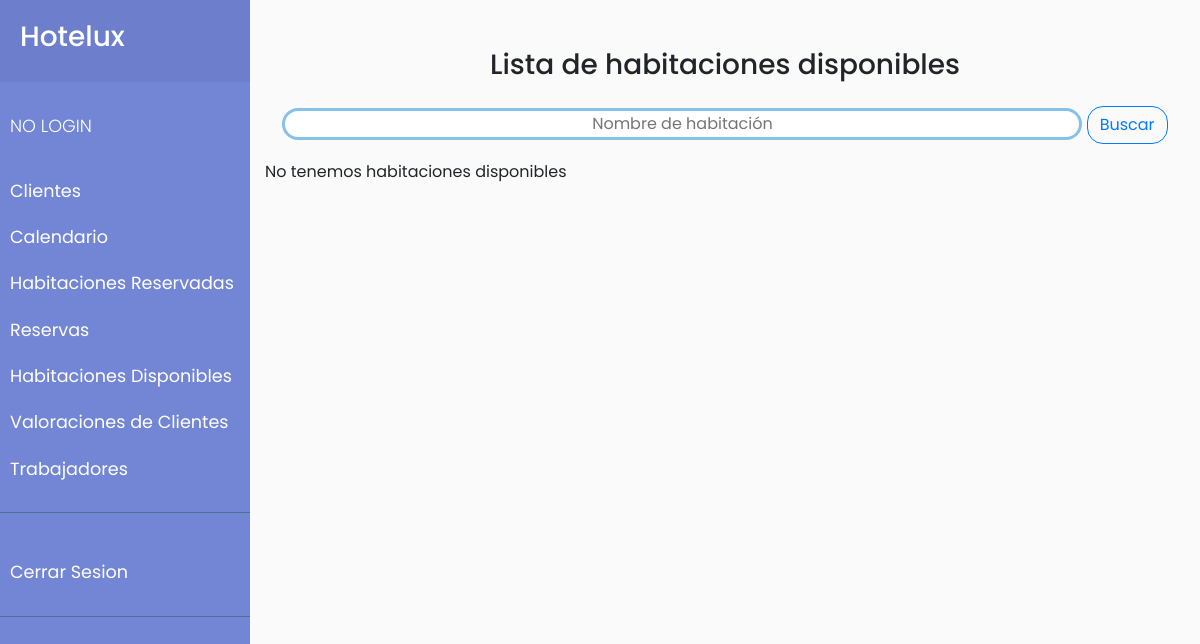
Before: /habitaciones_disponibles.php?busca=White Confort  with the older database file.
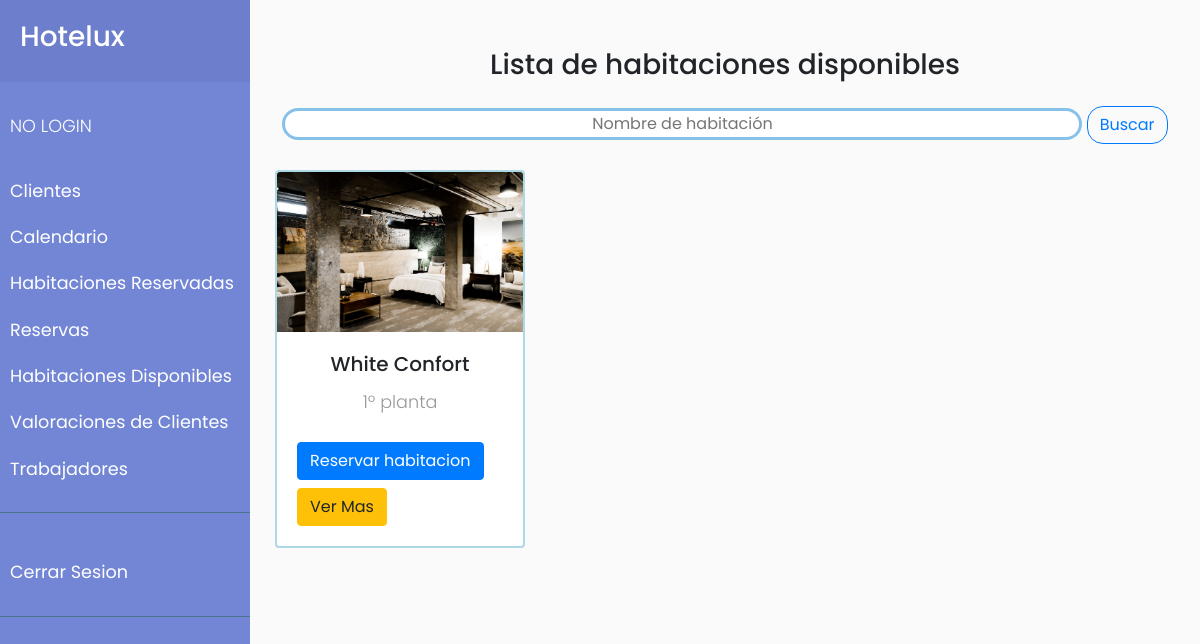
After: the same page with the newer database file.
### tables this page shows
CREATE TABLE IF NOT EXISTS `habitaciones` (
  `id` int(11) NOT NULL AUTO_INCREMENT,
  `name` varchar(50) NOT NULL,
  `planta` set('1','2','3','4') NOT NULL,
  `number` int(3) NOT NULL,
  `price` double NOT NULL,
  `description` varchar(500) NOT NULL,
  `photo` varchar(300) NOT NULL,
  `status` tinyint(1) NOT NULL,
  PRIMARY KEY (`id`)
);

### bbdd.php (called while the page is built, shortened)
<?php
function conecta()
{
    $servername = "localhost";
    $user = "root";
    $password = "";
    $dbname = "hotel_erp";
    $conn = new mysqli($servername, $user, $password, $dbname);
    return $conn;
}
function recogeBusqueda()
{
    $con = conecta();
    $query = "SELECT * FROM habitaciones WHERE status LIKE '0'  AND name LIKE '%" . $_GET['busca'] . "%'";
    $result = $con->query($query);
    return $result;
}

### habitaciones_disponibles.php (the view, shortened to what this page needs)
<?php include "carrito.php";
include "bbdd.php";
include 'cabecera.php';
?>
<link href="./CSS/estilos.css" rel="stylesheet" type="text/css">
<div class="container" id="habitaciones">
    <div class="row">
        <div class="col-12">
            <h3 class="text text-center mt-5 mb-4">Lista de habitaciones disponibles</h3>
        </div>
        <div class="text text-center col-12 mb-3">
            <input id="txtBuscar" type="text" name="txtBuscar" value="" placeholder="Nombre de habitación" class="text text-center" style="border: 3px solid #85C1E9 ; border-radius: 1em; width: 50em; ">
            <button type="button" class="btn btn-outline-primary" style="border-radius: 1em;" name="button" onclick="busqueda()">Buscar</button>
        </div>
        <?php if (isset($_GET['busca'])) {
            $habitaciones = recogeBusqueda();
        } else {
            $habitaciones = recogeDatos();
        }
        if ($habitaciones->num_rows > 0) {
            while ($row = $habitaciones->fetch_assoc()) {
                $id = $row['id'];
                $nombre = $row['name'];
                $planta = $row['planta'];
                $precio = $row['price'];
                $img = $row['photo'];
        ?>
                <div class='cajas card'>
                    <a href='./producto.php?id=<?php $id ?>'>
                        <img class='card-img-top' onclick='agranda(this)' src='<?php echo $img ?>' alt='Card image cap' style="height:10em; width:max-width;">
                    </a>
                    <div class='card-body'>
                        <h5 class='card-title text text-center'>
                            <?php echo $nombre ?>
                        </h5>
                        <p class="text text-center"><?php echo $planta . "º planta" ?></p>
                        <button class='btn btn-primary mt-2 mb-2' name='btnAccion' value='Agregar' data-toggle="modal" data-target="#modal_reserva" onclick="mostrarModal('<?php echo $nombre; ?>', '<?php echo $precio ?>', '<?php echo $id ?>')" type='submit'>Reservar habitacion</button>
                        <a href='./producto.php?id=<?php echo $id ?>' class='btn btn-warning'>Ver Mas</a>
                    </div>
                </div>
        <?php  }
        } else {
            echo ("No tenemos habitaciones disponibles");
        }
        ?>
    </div>
</div>
</div>
</div>

Changed rows visible on the page:
now on this page (row edited): habitaciones: name "White Confort", planta "1"
Other visible differences:
text no longer shown: "No tenemos habitaciones disponibles"
